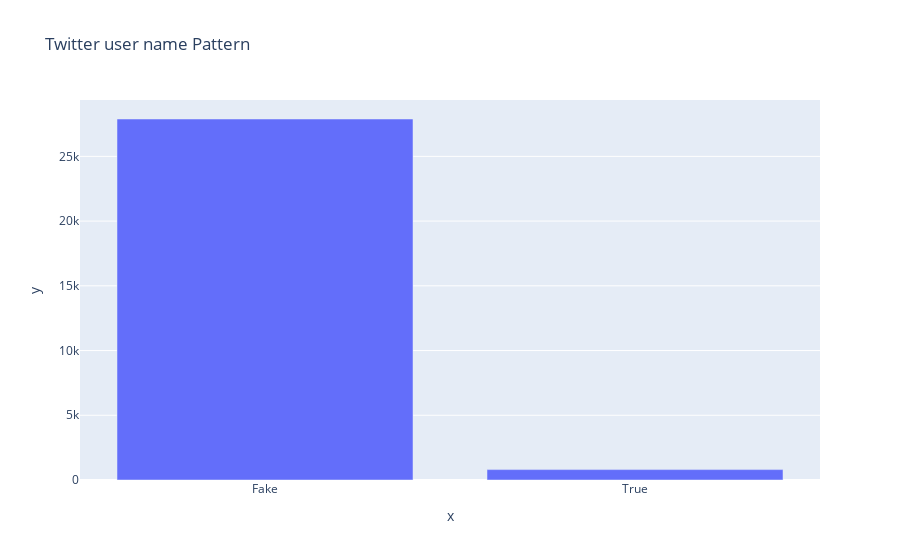

Notebook code cell kept with this figure:
### Code cell
import plotly.express as px

twitter_users_fake_count = count_twitters_user(fake)
twitter_users_true_count = count_twitters_user(true)
fig = px.bar(y=[twitter_users_fake_count, twitter_users_true_count], x=['Fake', 'True'], title='Twitter user name Pattern')
fig.show()

### Figure 1 — Plotly figure (JSON) as saved in the notebook; plotly's stock layout.template omitted (floating-point values rounded to 4 significant figures)
{"data": [{"alignmentgroup": "True", "hovertemplate": "x=%{x}<br>y=%{y}<extra></extra>", "legendgroup": "", "marker": {"color": "#636efa"}, "name": "", "offsetgroup": "", "orientation": "v", "showlegend": false, "textposition": "auto", "type": "bar", "x": ["Fake", "True"], "xaxis": "x", "y": [27886, 803], "yaxis": "y"}], "layout": {"barmode": "relative", "legend": {"tracegroupgap": 0}, "title": {"text": "Twitter user name Pattern"}, "xaxis": {"anchor": "y", "domain": [0, 1], "title": {"text": "x"}}, "yaxis": {"anchor": "x", "domain": [0, 1], "title": {"text": "y"}}}}
